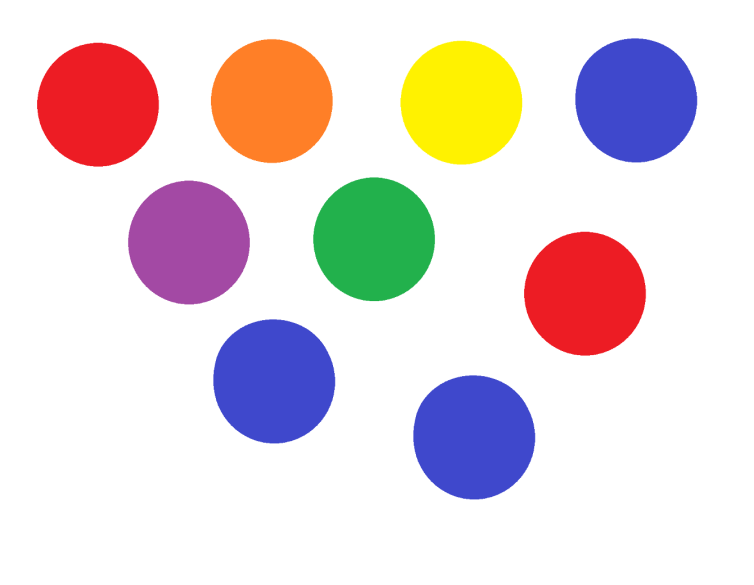
#> input picture Example_image.png, 754 x 585 px
$ jupyter execute Color_Detector.ipynb
#> lines starting #> are read from the running program, lines starting #| are printed output that depends on the picture; after the words box and inside, x2 and y2 are one past the last pixel; in counts of white or black regions, pixels touching at a corner belong together
[cell 1]
import numpy as np
import cv2
import matplotlib.pyplot as plt

[cell 2]
img = cv2.imread('Example_image.png')
#> img is the input picture: shape (585, 754, 3); mean B, G, R 219.3, 217.2, 230
rgb_img = cv2.cvtColor(img,cv2.COLOR_BGR2RGB)
plt.imshow(rgb_img)

[cell 3]
hsv = cv2.cvtColor(rgb_img,cv2.COLOR_RGB2HSV)
#> hsv: shape (585, 754, 3); mean H, S, V 26.7, 48.2, 245.4

[cell 4]
#Yellow
lower_range_y = np.array([25,150,50])
upper_range_y = np.array([35,255,255])

#Red
lower_range_r = np.array([169,100,100])
upper_range_r = np.array([189,255,255])

#Purple
lower_range_p = np.array([130,141,164])
upper_range_p = np.array([160,141,165])

#Blue
lower_range_b = np.array([110,150,50])
upper_range_b = np.array([130,255,255])

#Green
lower_range_g = np.array([59,206,177])
upper_range_g = np.array([79,206,177])

#Orange
lower_range_o = np.array([2,216,255])
upper_range_o = np.array([22,216,255])

[cell 5]
#Yellow
mask_y = cv2.inRange(hsv,lower_range_y,upper_range_y)
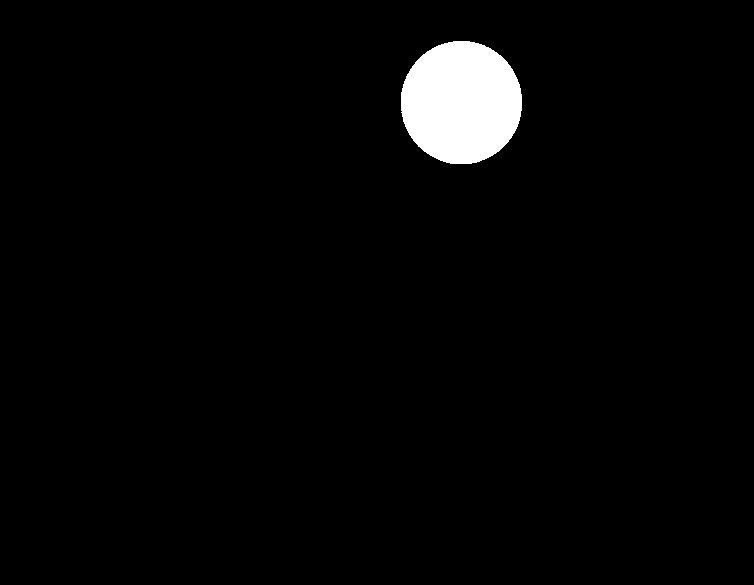
#> mask_y: shape (585, 754); 2.7% white; 1 white region, box (x1, y1, x2, y2) and area: (401, 41, 522, 164) 11776

#Red
mask_r = cv2.inRange(hsv,lower_range_r,upper_range_r)
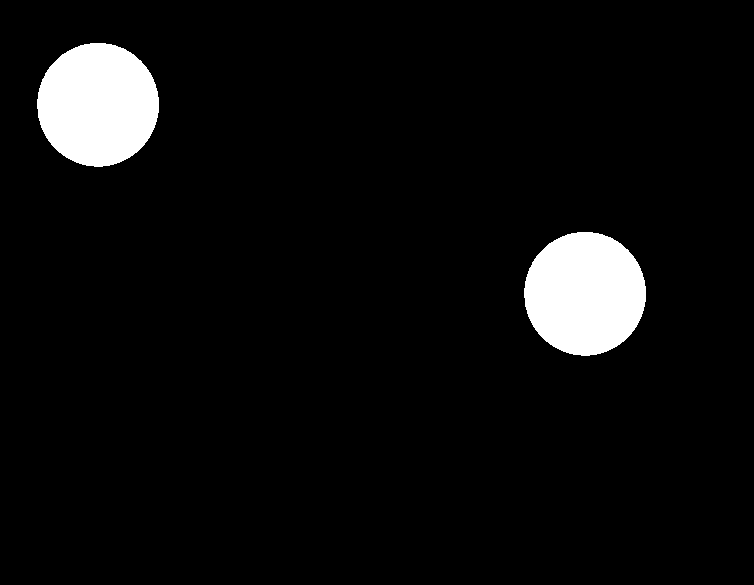
#> mask_r: shape (585, 754); 5.4% white; 2 white regions, box (x1, y1, x2, y2) and area: (37, 43, 159, 167) 11829, (524, 232, 646, 356) 11829

#Purple
mask_p = cv2.inRange(hsv,lower_range_p,upper_range_p)
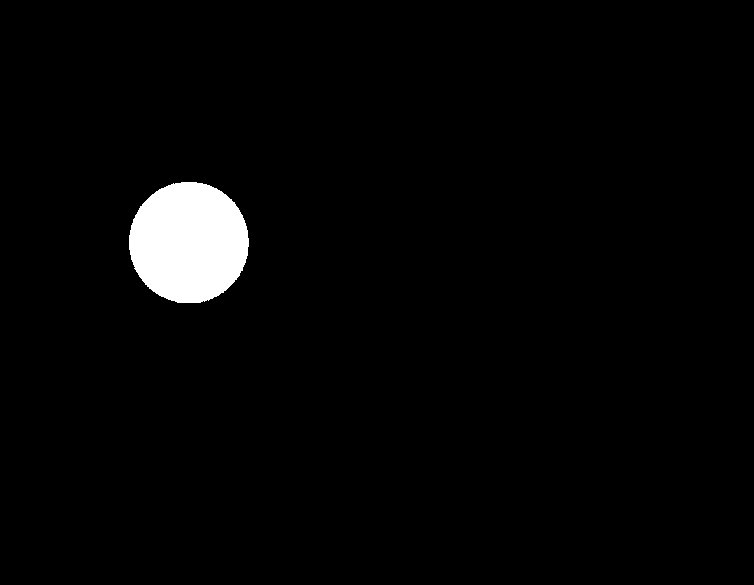
#> mask_p: shape (585, 754); 2.6% white; 1 white region, box (x1, y1, x2, y2) and area: (129, 182, 249, 303) 11433

#Blue
mask_b = cv2.inRange(hsv,lower_range_b,upper_range_b)
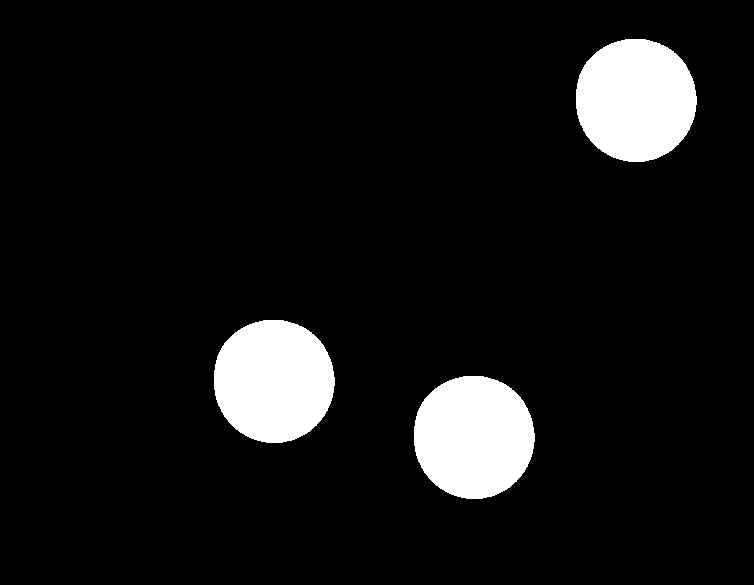
#> mask_b: shape (585, 754); 8% white; 3 white regions, box (x1, y1, x2, y2) and area: (576, 39, 697, 162) 11790, (214, 320, 335, 443) 11790, (414, 376, 535, 499) 11790

#Green
mask_g = cv2.inRange(hsv,lower_range_g,upper_range_g)
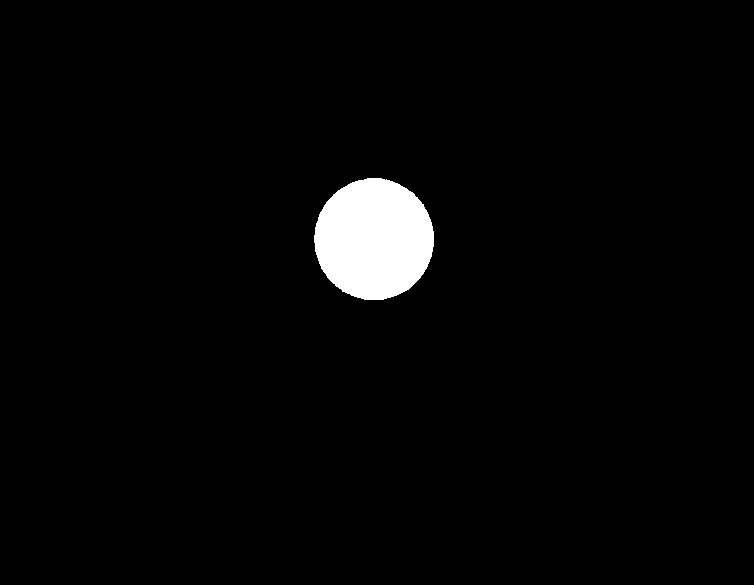
#> mask_g: shape (585, 754); 2.6% white; 1 white region, box (x1, y1, x2, y2) and area: (314, 178, 434, 300) 11437

#Orange
mask_o = cv2.inRange(hsv,lower_range_o,upper_range_o)
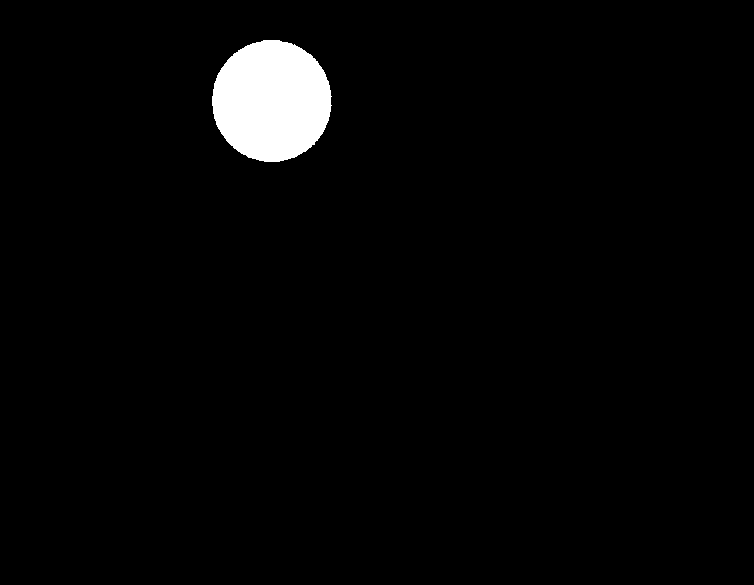
#> mask_o: shape (585, 754); 2.6% white; 1 white region, box (x1, y1, x2, y2) and area: (212, 40, 332, 162) 11425

[cell 6]
#Yellow
res = cv2.bitwise_and(rgb_img,rgb_img,mask = mask_y)
plt.imshow(res)

[cell 7]
#Red
res = cv2.bitwise_and(rgb_img,rgb_img,mask = mask_r)
plt.imshow(res)

[cell 8]
#Purple
res = cv2.bitwise_and(rgb_img,rgb_img,mask = mask_p)
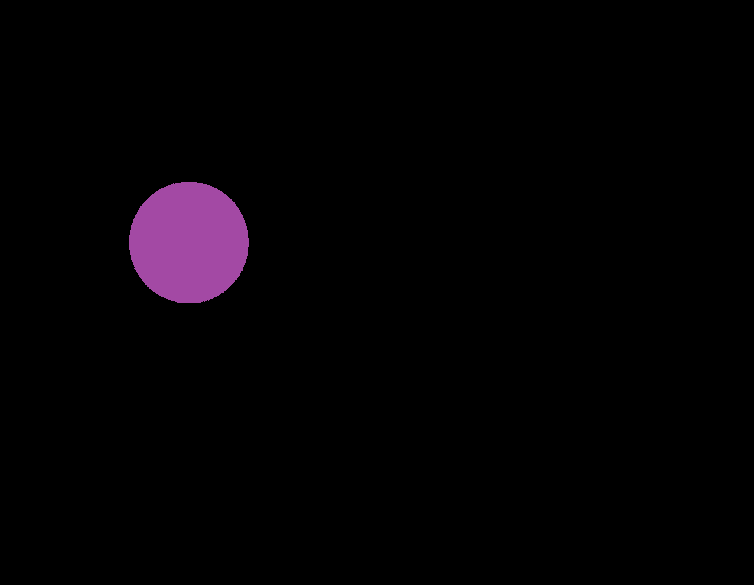
#> res: shape (585, 754, 3); mean R, G, B 4.2, 1.9, 4.3
plt.imshow(res)

[cell 9]
#Green
res = cv2.bitwise_and(rgb_img,rgb_img,mask = mask_g)
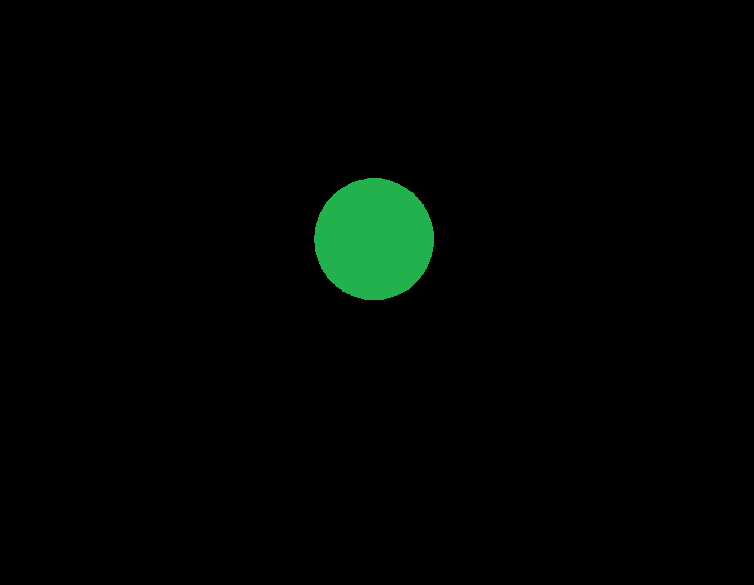
#> res: shape (585, 754, 3); mean R, G, B 0.9, 4.6, 2
plt.imshow(res)

[cell 10]
#Blue
res = cv2.bitwise_and(rgb_img,rgb_img,mask = mask_b)
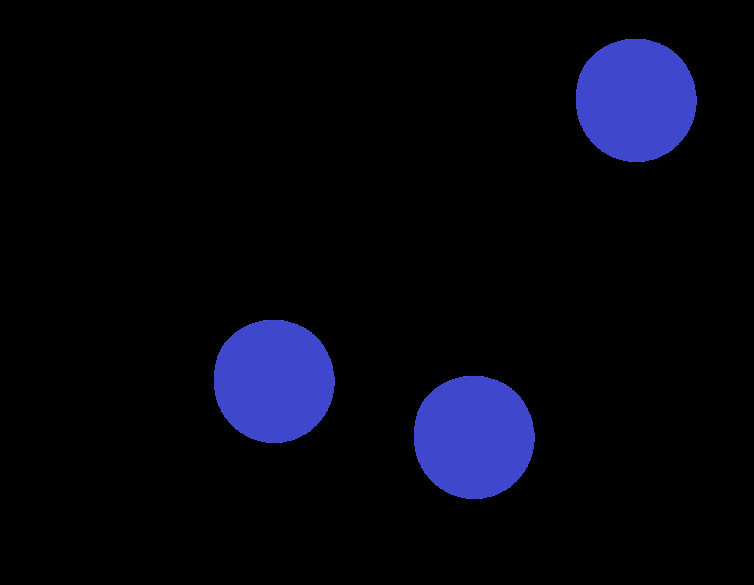
#> res: shape (585, 754, 3); mean R, G, B 5.1, 5.8, 16.4
plt.imshow(res)

[cell 11]
#Orange
res = cv2.bitwise_and(rgb_img,rgb_img,mask = mask_o)
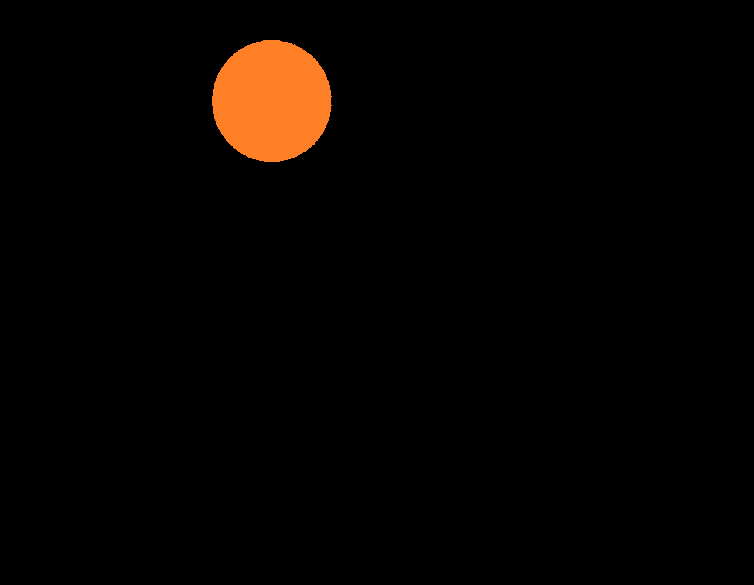
#> res: shape (585, 754, 3); mean R, G, B 6.6, 3.3, 1
plt.imshow(res)
